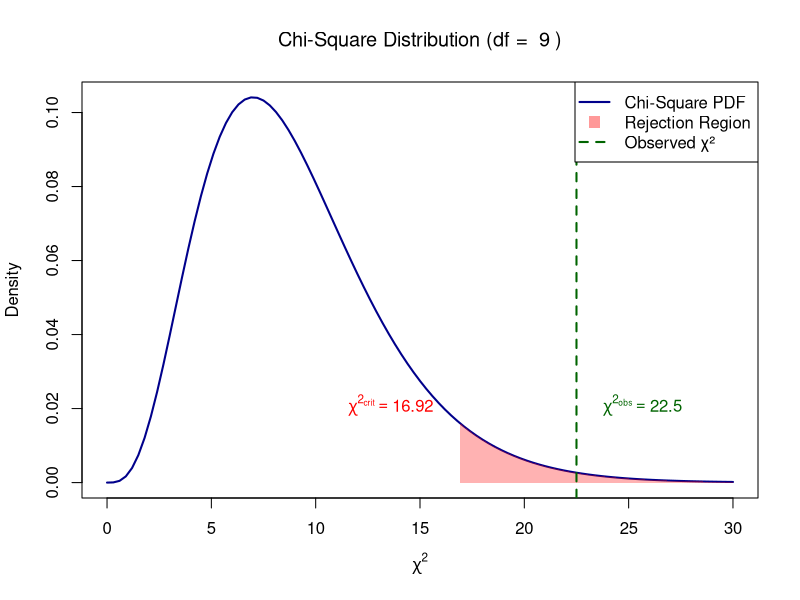

This figure's R source:
## ---- chunk 1
# --- Chi-Square Test for Population Variance ---

# Given data
n <- 10                  # sample size
s2 <- 0.10               # sample variance
sigma0_sq <- 0.04        # hypothesized population variance
alpha <- 0.05            # significance level

# Compute the test statistic
chi_sq <- (n - 1) * s2 / sigma0_sq
df <- n - 1

# Compute the critical value for a right-tailed test
chi_crit <- qchisq(1 - alpha, df)

# Compute the p-value
p_value <- 1 - pchisq(chi_sq, df)

# Print results
cat("Chi-Square Test for Population Variance\n")
cat("----------------------------------------\n")
cat(sprintf("Sample size (n): %d\n", n))
cat(sprintf("Sample variance (s^2): %.3f\n", s2))
cat(sprintf("Hypothesized variance (σ0^2): %.3f\n", sigma0_sq))
cat(sprintf("Test statistic (χ²): %.3f\n", chi_sq))
cat(sprintf("Critical value (χ²_crit, α=%.2f): %.3f\n", alpha, chi_crit))
cat(sprintf("p-value: %.4f\n", p_value))

# Decision rule
if (chi_sq > chi_crit) {
  cat("\nDecision: Reject H0 (variance is significantly greater than hypothesized)\n")
} else {
  cat("\nDecision: Fail to reject H0 (no evidence variance is greater than hypothesized)\n")
}

# --- Visualization ---
# Plot Chi-Square distribution with rejection region and test statistic
curve(dchisq(x, df), from = 0, to = 30, 
      lwd = 2, col = "darkblue", 
      ylab = "Density", xlab = expression(chi^2), 
      main = bquote("Chi-Square Distribution (df = " ~ .(df) ~ ")"))

# Shade rejection region
x_shade <- seq(chi_crit, 30, length.out = 200)
y_shade <- dchisq(x_shade, df)
polygon(c(chi_crit, x_shade, 30), c(0, y_shade, 0), 
        col = rgb(1, 0, 0, 0.3), border = NA)

# Add vertical line for test statistic
abline(v = chi_sq, col = "darkgreen", lwd = 2, lty = 2)

# Annotate key points
text(chi_sq + 0.8, 0.02, labels = bquote(chi^2[obs] == .(round(chi_sq, 2))), col = "darkgreen", pos = 4)
text(chi_crit - 0.8, 0.02, labels = bquote(chi^2[crit] == .(round(chi_crit, 2))), col = "red", pos = 2)

legend("topright", legend = c("Chi-Square PDF", "Rejection Region", "Observed χ²"),
       col = c("darkblue", rgb(1,0,0,0.4), "darkgreen"),
       lty = c(1, NA, 2), lwd = c(2, NA, 2), pch = c(NA, 15, NA), pt.cex = 1.5)
